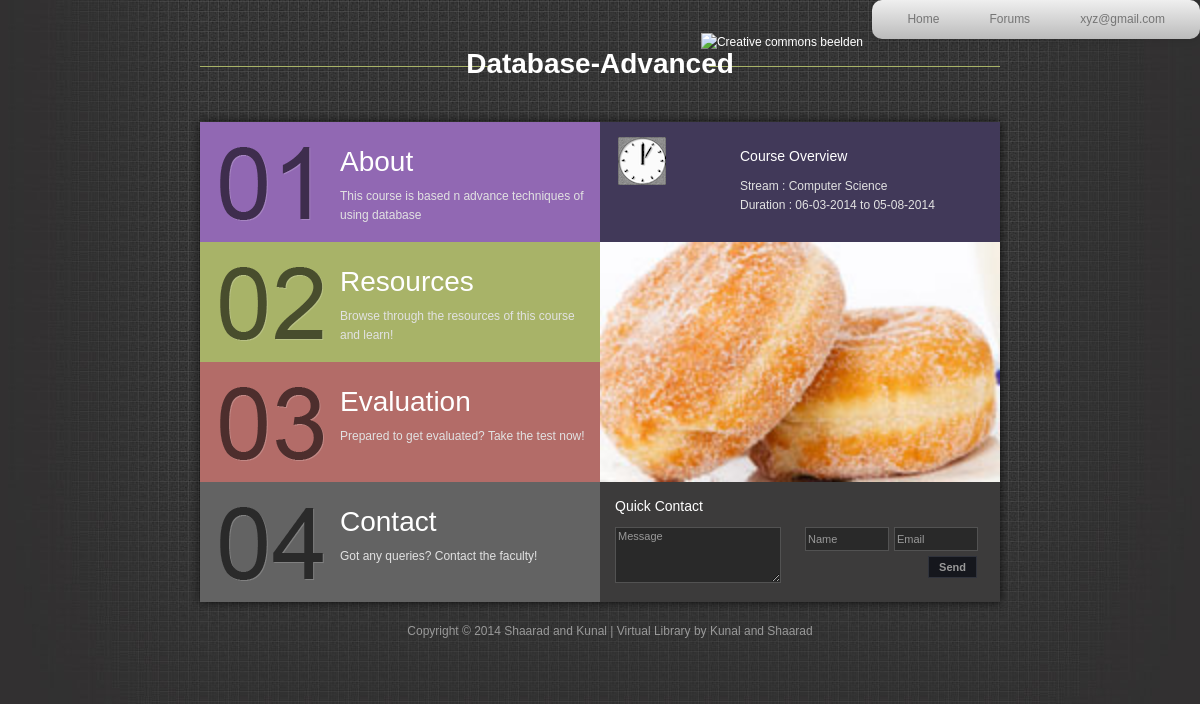
The page /course_details_stud.php?c_id=23 (signed in) on the database its author committed.
### tables this page shows
CREATE TABLE IF NOT EXISTS `course` (
  `c_id` int(11) unsigned NOT NULL AUTO_INCREMENT,
  `c_name` varchar(50) NOT NULL,
  `c_stream` varchar(20) NOT NULL,
  `inserted_on` timestamp NOT NULL DEFAULT CURRENT_TIMESTAMP,
  `start_date` date NOT NULL,
  `end_date` date NOT NULL,
  `u_id` int(11) unsigned NOT NULL,
  `approve_status` tinyint(1) unsigned NOT NULL DEFAULT '0',
  `course_image` varchar(75) NOT NULL DEFAULT 'images/gallery/09-l.jpg',
  `avg_rating` double NOT NULL,
  `description` text NOT NULL,
  PRIMARY KEY (`c_id`),
  KEY `u_id` (`u_id`)
);

### course_details_stud.php (the view, shortened to what this page needs)
<?php require_once('Connections/conn.php'); ?>
<?php
if (!function_exists("GetSQLValueString")) {
	  function GetSQLValueString($theValue, $theType, $theDefinedValue = "", $theNotDefinedValue = "")
	  {
		$theValue = function_exists("mysql_real_escape_string") ? mysql_real_escape_string($theValue) : mysql_escape_string($theValue);
		switch ($theType) {
		  case "long":
		  case "int":
			$theValue = ($theValue != "") ? intval($theValue) : "NULL";
			break;
		}
		return $theValue;
	  }
	  }
	  ?>
<?php
$colname_course_details = "-1";
if (isset($_GET['c_id'])) {
  $colname_course_details = $_GET['c_id'];
}
$value=GetSQLValueString($colname_course_details, "int");
$query_course_details = "SELECT c_id,c_name,c_stream,inserted_on,course.u_id,approve_status,course_image,avg_rating,description,enroll_course.u_id as u_enroll_id,enroll_course.marks,enroll_course.rating,c_enroll_id,completion_stat,DATE_FORMAT(start_date,'%d-%m-%Y') AS date_start,DATE_FORMAT(end_date,'%d-%m-%Y') AS date_end FROM `course` LEFT OUTER JOIN `enroll_course` ON course.c_id=enroll_course.c_enroll_id AND enroll_course.u_id=".$_SESSION['MM_UserID']." WHERE c_id =".$value;
$course_details = mysql_query($query_course_details, $conn) or die(mysql_error());
$row_course_details = mysql_fetch_assoc($course_details);
?>
<!DOCTYPE html PUBLIC "-//W3C//DTD XHTML 1.0 Transitional//EN" "http://www.w3.org/TR/xhtml1/DTD/xhtml1-transitional.dtd">
<html xmlns="http://www.w3.org/1999/xhtml">
<head>
<link href="css/course_details_page.css" type="text/css" rel="stylesheet" />
<link rel="stylesheet" href="css/slimbox2.css" type="text/css" media="screen" />
<link rel="stylesheet" href="css/course_list.css" type="text/css" media="screen" />
<link rel="stylesheet" type="text/css" media="screen" href="css/nav_bar.css" />
	<link rel="stylesheet" href="css/lightface.css" />
<link href="./css/rateit.css" rel="stylesheet" type="text/css">
</head>
<body>
<nav id="headerbar">
	<ul id="headerbar">
		<li id="headerbar"><a href="userhome.php">Home</a></li>
		<li id="headerbar"><a href="forum_new.php?mode=showmain">Forums</a></li>
		<li id="headerbar"><a href="#"><?php echo $_SESSION['MM_Username'];?></a>
		</li>
	</ul>
</nav>
<br/>
<div id="templatemo_header_wrapper">
	<div id="templatemo_header">
    	<div id="site_title"><?php echo $row_course_details['c_name']; ?></div>
        <a class="templatemo_header_bg" href="" title="Creative commons beelden"  target="_blank"><img src="images/header.png" alt="Creative commons beelden" title="Creative commons beelden" /></a>
    </div>
</div>
<div id="templatemo_main_wrapper">
	<div id="templatemo_main">
		<div id="content">
            <div id="home" class="section">
                <div class="home_box left">
                	<div class="row1 box box1">
                    	<div class="box_with_padding">
                        	<h2><a href="#about">About</a></h2>
                         	<?php if (strlen($row_course_details['description'])>105) {
							echo substr($row_course_details['description'],0,105)."....";
							}else {
								echo $row_course_details['description'];
							}?>
						</div>
                    </div>
                    <div class="row1 box2">
                    	<div class="box_with_padding">
                        	<?php if(!empty($row_course_details['u_enroll_id'])){
								echo '<h2><a href="#resources">Resources</a></h2>';
							}else {
								echo '<h2 style="cursor:pointer;"><a onclick="alert(\'You have not enrolled for the cource. Please enroll to access resources and evaluation!\'); return false;">Resources</a></h2>';
							}
							?>
                            Browse through the resources of this course and learn!
						</div>
                    </div>
                    <div class="row1 box3">
                    	<div class="box_with_padding">
                        	<?php if(!empty($row_course_details['u_enroll_id'])) {
								echo '<h2><a href="#evaluation">Evaluation</a></h2>';
							}else {
								echo '<h2 style="cursor:pointer;"><a onclick="alert(\'You have not enrolled for the cource. Please enroll to access resources and evaluation!\'); return false;">Evaluation</a></h2>';
							}
							?>
                             Prepared to get evaluated? Take the test now!
						</div>
                    </div>
                    <div class="row1 box4">
                    	<div class="box_with_padding">
                        	<h2><a href="#contact">Contact</a></h2>
                            Got any queries? Contact the faculty!
						</div>
                    </div>
                </div>
 				<div class="home_box right">
                	<div class="row1 box5">
                    	<div class="box_with_padding">
                        	<h5>Course Overview</h5>
                            Stream : <?php echo $row_course_details['c_stream']; ?><br />
                            Duration : <?php echo $row_course_details['date_start']." to ".$row_course_details['date_end'];?>
						</div>
                    </div>
                    <div class="row2" id="home_gallery">
                    	<img src="<?php echo $row_course_details['course_image'];?>" alt="image 1" width="400" height="240"/>
					</div>
                    <div class="row1 box6">
                        <div id="mini_contact_form">
                        	<h5>Quick Contact</h5>
                            <form method="post" name="contact" action="#">
                            	<div class="col_half left">
                               	  	<textarea id="text_small" name="text" rows="0" cols="0"
                                  		onfocus="clearText(this)" onblur="clearText(this)">Message</textarea>
                                </div>
                            	<div class="col_half right">
                                	<input name="author" type="text" class="input_field" id="author_small"
                                    	onfocus="clearText(this)" onblur="clearText(this)" value="Name" maxlength="40" />
                                    <input name="email" type="text" class="input_field" id="email_small"
                                    	onfocus="clearText(this)" onblur="clearText(this)" value="Email" maxlength="40" />
                                  	<input type="submit" class="submit_btn float_l" name="submit" id="submit_small" value="Send" />
                              	</div>
                            </form>
                        </div>
                    </div>
                </div>
            </div>
    </div>
</div>
<div id="templatemo_footer_wrapper">
	<div id="templatemo_footer">
    	<p>Copyright © 2014 <a href="#">Shaarad and Kunal</a> | <a rel="nofollow" href="index.php">Virtual Library</a> by <a href="https://www.facebook.com/kunal.shah.96780" target="_blank" rel="nofollow">Kunal and Shaarad</a></p>
    </div>
</div>
</div>
</body>
</html>

### css/course_details_page.css (style rules this page uses)
body { margin: 0; padding: 0; color: #e2e2e2; font-size: 12px; line-height: 1.6em; font-family: "Lucida Sans Unicode", "Lucida Grande", sans-serif; background-color: #313030; background-image: url(../images/templatemo_body.jpg); background-position: center top; background-repeat: no-repeat }
a, a:link, a:visited { color: #FFFFFF; font-weight: normal; text-decoration: none }
ul, li { padding:0; margin:0; list-style:none; }
h1, h2, h3, h4, h5, h6 { color: #fff; font-weight: normal; }
h2 { font-size: 24px; margin: 0 0 25px; padding: 5px 0 }
h5 { font-size: 14px; margin: 0 0 10px; padding: 0; }
p { padding: 0; margin: 0 0 15px 0 }
p a, p a:link, p a:visited { color: #00CCFF; font-weight: normal; text-decoration: none }
img { margin: 0; padding: 0; border: none }
.left { float: left }
.right { float: right }
#templatemo_header_wrapper { width: 100%; background: url(../images/templatemo_header.png) center bottom no-repeat }
#templatemo_header { width: 800px; margin: 0 auto; padding: 35px 20px 40px; background: url(../images/templatemo-header-bg.png) no-repeat center; position:relative; }
.templatemo_header_bg { position:absolute; right:157px; top:14px; cursor:default; }
#templatemo_main_wrapper { width: 800px; height: 480px; margin: 0 auto; padding: 9px; background: url(../images/templatemo_content_bg.png) no-repeat }
#templatemo_main { width: 800px; height: 480px; overflow: hidden; }
#templatemo_footer_wrapper { width: 100%; background: url(../images/templatemo_footer.png) center top no-repeat }
#templatemo_footer { width: 780px; margin: 0 auto; padding: 20px 20px; color: #999999; text-align: center; }
#templatemo_footer a { color: #999999; }
#site_title { display: block; width: 300px; margin: 0 auto; text-align: center;font-size: 28px; color: #fff; font-weight: 700 }
#content { overflow:hidden; width: 7000px; position:relative; height: 480px; background: #3c3b3b; }
.section { position:relative; float:left; width: 800px; height: 480px; margin-right: 20px; background: #3c3b3b; }
.home_box { width: 400px; height: 480px; }
.row1 { width: 400px; height: 120px }
.row2 { width: 400px; height: 240px }
.box1 { background: #9168b3 url(../images/templatemo_01.png) scroll 20px 25px no-repeat }
.box2 { background: #a8b368 url(../images/templatemo_02.png) scroll 20px 25px no-repeat }
.box3 { background: #b36c68 url(../images/templatemo_03.png) scroll 20px 25px no-repeat }
.box4 { background: #636363 url(../images/templatemo_04.png) scroll 20px 25px no-repeat }
.box5 { background: #413959 url(../images/fancy_clock.png) scroll 18px 15px no-repeat }
.box6 { background: #3c3b3b }
.home_box .box_with_padding { padding: 25px 15px 15px 140px }
#content .home_box h2 { color: #fff; font-size: 28px; margin-bottom: 10px }
#home_gallery { position: relative; }
#mini_contact_form { padding: 15px; width: 370px }
#mini_contact_form .input_field { display: block; margin-left: 5px; float: left; width: 78px; padding: 2px; height: 18px; font-size: 11px; font-family: "Lucida Sans Unicode", "Lucida Grande", sans-serif; color: #999999; border: 1px solid #525252; background: #292929; margin-bottom: 5px; }
#mini_contact_form textarea { clear: both; width: 160px; height: 50px; padding: 2px; font-size: 11px; font-family: "Lucida Sans Unicode", "Lucida Grande", sans-serif; color: #999999; border: 1px solid #525252; background: #292929; margin-bottom: 10px; }
#mini_contact_form .submit_btn { display: block; float: right; font-size: 11px; font-weight: bold; background: #15171d; color: #999999; cursor: pointer; border: 1px solid #30333c; padding: 4px 10px; margin-right: 8px; }
#mini_contact_form .col_half { width: 185px }

### css/nav_bar.css (style rules this page uses)
nav#headerbar ul { float:right; background: #efefef; background: linear-gradient(top, #efefef 0%, #bbbbbb 100%); background: -moz-linear-gradient(top, #efefef 0%, #bbbbbb 100%); background: -webkit-linear-gradient(top, #efefef 0%,#bbbbbb 100%); box-shadow: 0px 0px 9px rgba(0,0,0,0.15); padding: 0 10px; border-radius: 10px; list-style: none; position: relative; display: inline-table; }
nav#headerbar ul:after { content: ""; clear: both; display: block; }
nav#headerbar ul li { float: left; }
nav#headerbar ul li a { display: block; padding: 10px 25px; color: #757575; text-decoration: none; }

### rows shown on the page
course: c_name "Database-Advanced", description "This course is based n advance techniques of using database", c_stream "Computer Science", course_image (picture)

### other values the page prints
$_SESSION['MM_Username'] "xyz@gmail.com"
$row_course_details['date_start'] "06-03-2014"
$row_course_details['date_end'] "05-08-2014"
